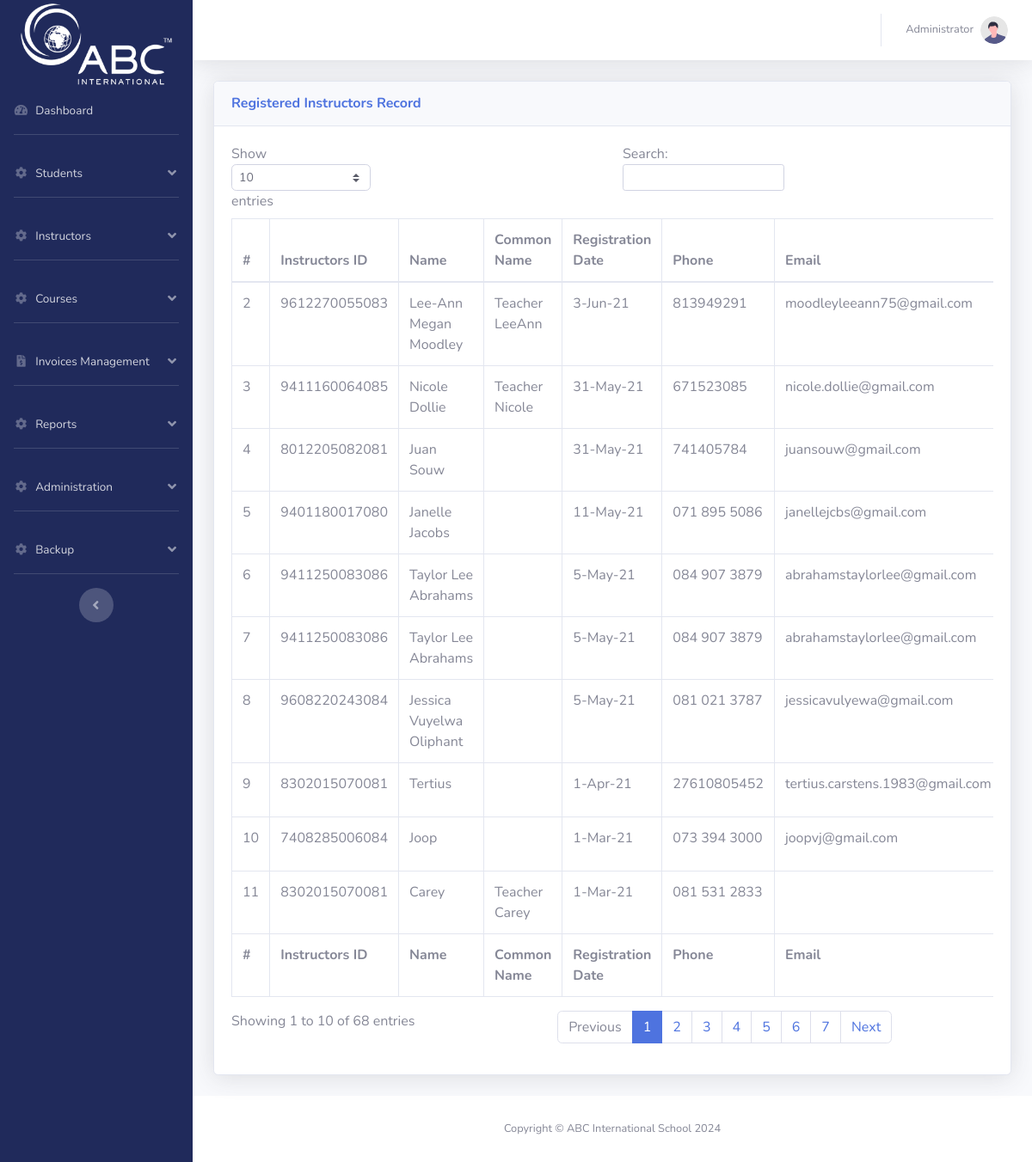
Page /admin_instructor_list.php on the committed database.
### tables this page shows
CREATE TABLE `instructors` (
  `id` int(11) NOT NULL,
  `instructor_id` varchar(1000) DEFAULT NULL,
  `name` varchar(1000) DEFAULT NULL,
  `common_name` varchar(1000) NOT NULL,
  `hire_date` varchar(1000) DEFAULT NULL,
  `phone` varchar(1000) DEFAULT NULL,
  `email` varchar(1000) DEFAULT NULL,
  `frequency` varchar(300) DEFAULT NULL,
  `dob` date DEFAULT NULL,
  `resign_date` date DEFAULT NULL,
  `identification` varchar(300) DEFAULT NULL,
  `idNumber` varchar(1000) DEFAULT NULL,
  `paymentMethod` varchar(300) DEFAULT NULL,
  `BankName` varchar(300) DEFAULT NULL,
  `BankCode` int(100) DEFAULT NULL,
  `AccountNumber` varchar(1000) DEFAULT NULL,
  `AccountType` varchar(300) DEFAULT NULL,
  `unitNumber` int(100) DEFAULT NULL,
  `Street` varchar(300) DEFAULT NULL,
  `town` varchar(300) DEFAULT NULL,
  `zipCode` int(100) DEFAULT NULL,
  `JobTitle` varchar(300) DEFAULT NULL,
  `incomeTaxNumber` varchar(1000) DEFAULT NULL,
  `ContactNum` varchar(300) DEFAULT NULL,
  `EmergencyContact1` varchar(300) DEFAULT NULL,
  `EmergencyContact2` varchar(300) DEFAULT NULL
);

### admin_instructor_list.php (the view, shortened to what this page needs)
<!DOCTYPE html>
<html lang="en">
<?php
require 'parts/head.php';
?>
<body id="page-top">
    <div id="wrapper">
        <?php require 'parts/side_bar.php'; ?>
        <div id="content-wrapper" class="d-flex flex-column">
            <div id="content">
                <?php require 'parts/top_bar.php'; ?>
                <div class="container-fluid">
                    <div class="card shadow mb-4">
                        <div class="card-header py-3">
                            <h6 class="m-0 font-weight-bold text-primary">Registered Instructors Record</h6>
                        </div>
                        <div class="card-body">
                            <div class="table-responsive">
                                <table class="table table-bordered" id="dataTable" width="100%" cellspacing="0">
                                    <thead>
                                    <tr>
                                        <th>#</th>
                                        <th>Instructors ID</th>
                                        <th>Name</th>
                                        <th>Common Name</th>
                                        <th>Registration Date</th>
                                        <th>Phone</th>
                                        <th>Email</th>
                                    </tr>
                                    </thead>
                                    <tfoot>
                                    <tr>
                                        <th>#</th>
                                        <th>Instructors ID</th>
                                        <th>Name</th>
                                        <th>Common Name</th>
                                        <th>Registration Date</th>
                                        <th>Phone</th>
                                        <th>Email</th>
                                    </tr>
                                    </tfoot>
                                    <tbody>
                                    <?php
                                    $sql = "SELECT * FROM instructors";
                                    $res = mysqli_query($con, $sql);
                                    if(mysqli_num_rows($res)){
                                        while($row = mysqli_fetch_array($res)){
                                            ?>
                                            <tr>
                                                <td><?php echo $row["id"]; ?></td>
                                                <td><?php echo $row["instructor_id"]; ?></td>
                                                <td><?php echo $row["name"]; ?></td>
                                                <td><?php echo $row["common_name"]; ?></td>
                                                <td><?php echo $row["hire_date"]; ?></td>
                                                <td><?php echo $row["phone"]; ?></td>
                                                <td><?php echo $row["email"]; ?></td>
                                            </tr>
                                    <?php
                                        }
                                    }
                                    ?>
                                    </tbody>
                                </table>
                            </div>
                        </div>
                    </div>
                </div>
            </div>
            <?php require 'parts/footer.php'; ?>
        </div>
    </div>
</body>
</html>

### rows in the picture
instructors: id "2", instructor "9612270055083", name "Lee-Ann Megan Moodley", common_name "Teacher LeeAnn", hire_date "3-Jun-21", phone "813949291", email "moodleyleeann75@gmail.com"
instructors: id "3", instructor "9411160064085", name "Nicole Dollie", common_name "Teacher Nicole", hire_date "31-May-21", phone "671523085", email "nicole.dollie@gmail.com"
instructors: id "4", instructor "8012205082081", name "Juan Souw", hire_date "31-May-21", phone "741405784", email "juansouw@gmail.com"
instructors: id "5", instructor "9401180017080", name "Janelle Jacobs", hire_date "11-May-21", phone "071 895 5086", email "janellejcbs@gmail.com"
instructors: id "6", instructor "9411250083086", name "Taylor Lee Abrahams", hire_date "5-May-21", phone "084 907 3879", email "abrahamstaylorlee@gmail.com"
instructors: id "7", instructor "9411250083086", name "Taylor Lee Abrahams", hire_date "5-May-21", phone "084 907 3879", email "abrahamstaylorlee@gmail.com"
instructors: id "8", instructor "9608220243084", name "Jessica Vuyelwa Oliphant", hire_date "5-May-21", phone "081 021 3787", email "jessicavulyewa@gmail.com"
instructors: id "9", instructor "8302015070081", name "Tertius", hire_date "1-Apr-21", phone "27610805452", email "tertius.carstens.1983@gmail.com"
instructors: id "10", instructor "7408285006084", name "Joop", hire_date "1-Mar-21", phone "073 394 3000", email "joopvj@gmail.com"
instructors: id "11", instructor "8302015070081", name "Carey", common_name "Teacher Carey", hire_date "1-Mar-21", phone "081 531 2833"
